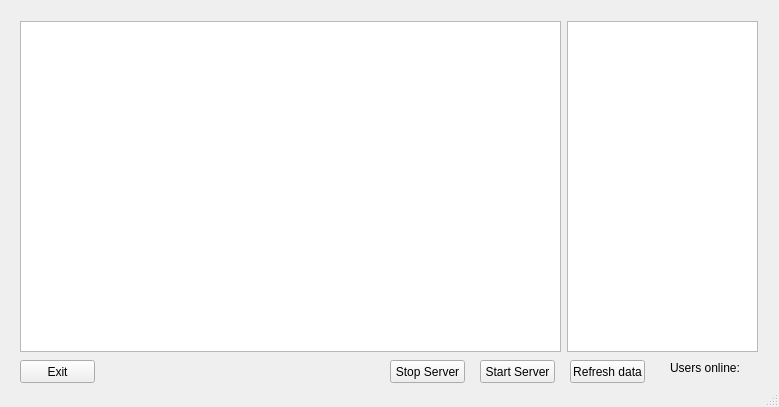
<?xml version="1.0" encoding="UTF-8"?>
<ui version="4.0">
 <class>MainWindow</class>
 <widget class="QMainWindow" name="MainWindow">
  <property name="geometry">
   <rect>
    <x>0</x>
    <y>0</y>
    <width>779</width>
    <height>407</height>
   </rect>
  </property>
  <property name="windowTitle">
   <string>Server manager v0.1</string>
  </property>
  <widget class="QWidget" name="centralwidget">
   <widget class="QPushButton" name="StartButton">
    <property name="geometry">
     <rect>
      <x>480</x>
      <y>360</y>
      <width>75</width>
      <height>23</height>
     </rect>
    </property>
    <property name="minimumSize">
     <size>
      <width>75</width>
      <height>23</height>
     </size>
    </property>
    <property name="maximumSize">
     <size>
      <width>75</width>
      <height>23</height>
     </size>
    </property>
    <property name="text">
     <string>Start Server</string>
    </property>
   </widget>
   <widget class="QPushButton" name="StopButton">
    <property name="geometry">
     <rect>
      <x>390</x>
      <y>360</y>
      <width>75</width>
      <height>23</height>
     </rect>
    </property>
    <property name="minimumSize">
     <size>
      <width>75</width>
      <height>23</height>
     </size>
    </property>
    <property name="maximumSize">
     <size>
      <width>75</width>
      <height>23</height>
     </size>
    </property>
    <property name="text">
     <string>Stop Server</string>
    </property>
   </widget>
   <widget class="QPushButton" name="ExitButton">
    <property name="geometry">
     <rect>
      <x>20</x>
      <y>360</y>
      <width>75</width>
      <height>23</height>
     </rect>
    </property>
    <property name="minimumSize">
     <size>
      <width>75</width>
      <height>23</height>
     </size>
    </property>
    <property name="maximumSize">
     <size>
      <width>75</width>
      <height>23</height>
     </size>
    </property>
    <property name="text">
     <string>Exit</string>
    </property>
   </widget>
   <widget class="QPushButton" name="RefreshButton">
    <property name="geometry">
     <rect>
      <x>570</x>
      <y>360</y>
      <width>75</width>
      <height>23</height>
     </rect>
    </property>
    <property name="minimumSize">
     <size>
      <width>75</width>
      <height>23</height>
     </size>
    </property>
    <property name="maximumSize">
     <size>
      <width>75</width>
      <height>23</height>
     </size>
    </property>
    <property name="text">
     <string>Refresh data</string>
    </property>
   </widget>
   <widget class="QLabel" name="OnlineUserslabel">
    <property name="geometry">
     <rect>
      <x>670</x>
      <y>360</y>
      <width>71</width>
      <height>16</height>
     </rect>
    </property>
    <property name="minimumSize">
     <size>
      <width>71</width>
      <height>16</height>
     </size>
    </property>
    <property name="maximumSize">
     <size>
      <width>71</width>
      <height>16</height>
     </size>
    </property>
    <property name="text">
     <string>Users online:</string>
    </property>
   </widget>
   <widget class="QWidget" name="">
    <property name="geometry">
     <rect>
      <x>20</x>
      <y>20</y>
      <width>740</width>
      <height>333</height>
     </rect>
    </property>
    <layout class="QHBoxLayout" name="horizontalLayout">
     <item>
      <widget class="QTextBrowser" name="LogView">
       <property name="minimumSize">
        <size>
         <width>541</width>
         <height>331</height>
        </size>
       </property>
       <property name="maximumSize">
        <size>
         <width>541</width>
         <height>331</height>
        </size>
       </property>
       <property name="textInteractionFlags">
        <set>Qt::TextBrowserInteraction</set>
       </property>
      </widget>
     </item>
     <item>
      <widget class="QListView" name="UserList">
       <property name="minimumSize">
        <size>
         <width>191</width>
         <height>331</height>
        </size>
       </property>
       <property name="maximumSize">
        <size>
         <width>191</width>
         <height>331</height>
        </size>
       </property>
       <property name="dragEnabled">
        <bool>true</bool>
       </property>
      </widget>
     </item>
    </layout>
   </widget>
  </widget>
  <widget class="QStatusBar" name="statusbar"/>
 </widget>
 <resources/>
 <connections/>
</ui>
